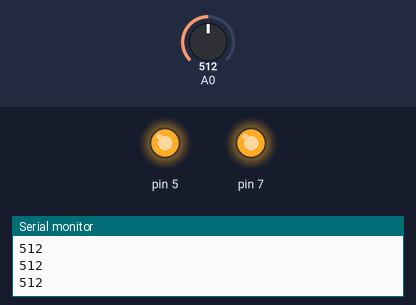
The sketch below on a simulated Arduino Uno, built with avr-gcc and run on an emulated ATmega328P. Parts: output pins drawn as LEDs (lit = HIGH), the last lines printed to the serial monitor. Inputs (shaded band) come from the test bench; at power-on: A0 = 512.

Above: at 1.2 s.
1.3 s: A0 set to 116
2.8 s: A0 set to 104
At 3.1 s:
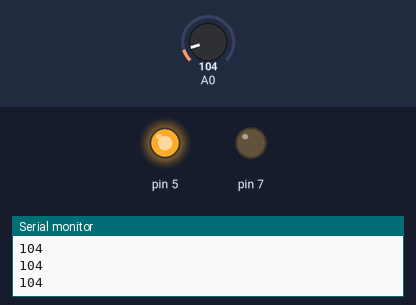
4.3 s: A0 set to 80
At 5.5 s:
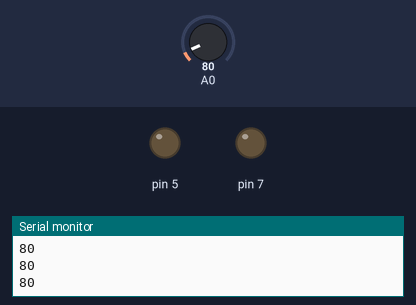
5.8 s: A0 set to 100
At 6.9 s:
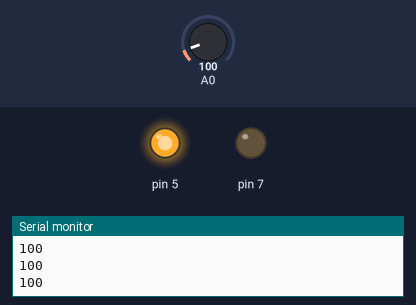
7.3 s: A0 set to 120
At 8.2 s:
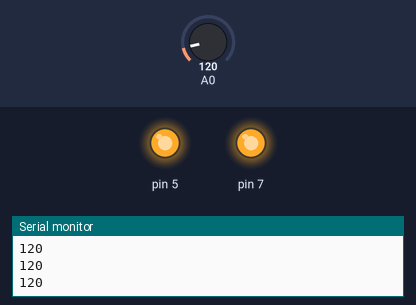
Timing chart, 0 to 9.8 s (numbered marks = the images above; inputs shaded):
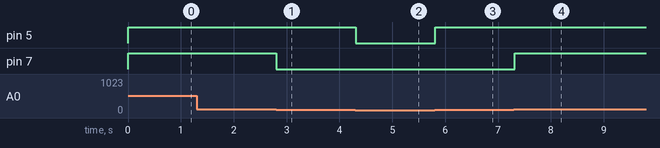

Measured:
- the behaviour switches between 110 and 109 on A0 (found by bisection; images 0 and 1)
- after the input at 2.8 s, pin 7: HIGH → LOW at once
- after the input at 4.3 s, pin 5: HIGH → LOW at once
- after the input at 5.8 s, pin 5: LOW → HIGH at once
- after the input at 7.3 s, pin 7: LOW → HIGH at once

The sketch:

3_gas_sensor_.ino
```cpp
int sensor=0;
void setup()
{
  pinMode(A0, INPUT);
  pinMode(5,OUTPUT);
  pinMode(7,OUTPUT);
  Serial.begin(9600);
}

void loop()
{
  sensor=analogRead(A0);
  Serial.println(sensor);
  if(sensor>=90){
    digitalWrite(5,HIGH);
  }
  else{
     digitalWrite(5,LOW);
  }
  if(sensor>=110){
    digitalWrite(7,HIGH);
  }
  else{
     digitalWrite(7,LOW);
  }
  delay(100);
}
```
